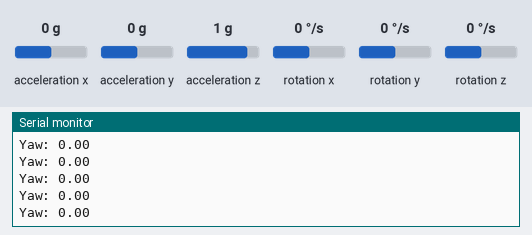
Bench run of a sketch on a simulated Arduino Uno, built with avr-gcc and run on an emulated ATmega328P. Shown: the last lines printed to the serial monitor. Wiring (inferred from the names in the program): MPU-6050 motion sensor at I2C address 0x68. Inputs (shaded band) come from the test bench; at power-on: rotation z 0 °/s, acceleration x 0 g, acceleration y 0 g, acceleration z 1 g, rotation x 0 °/s, rotation y 0 °/s.

Above: at 1.2 s.
1.3 s: rotation z set to -192 °/s
At 1.34 s:
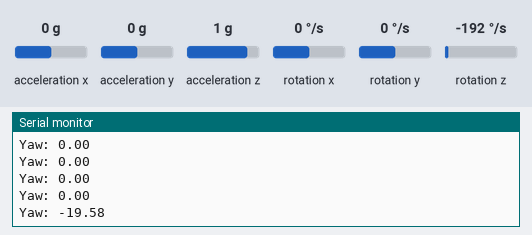
4.3 s: rotation z set to -100 °/s
At 4.3 s:
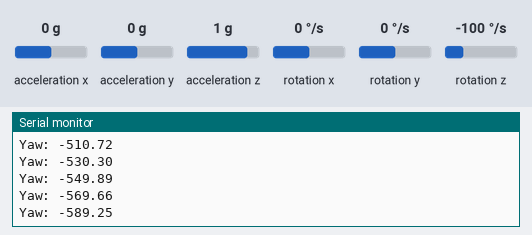
Timing chart, 0 to 7.3 s (numbered marks = the images above; inputs shaded):
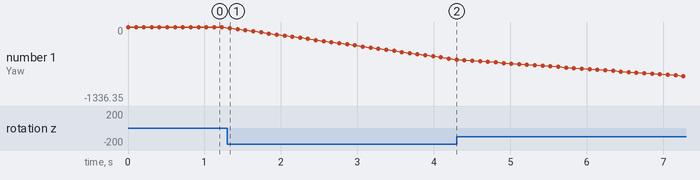

The sketch:

Every_Step_Counts.ino
```cpp
#include <Wire.h>

// MPU6050 I2C address
const int MPU6050_ADDR = 0x68;

// MPU6050 register addresses
const int PWR_MGMT_1 = 0x6B;
const int GYRO_XOUT_H = 0x43;
const int ACCEL_XOUT_H = 0x3B;

// Variables to hold gyro and accelerometer data
int16_t accelX, accelY, accelZ, gyroX, gyroY, gyroZ;
float yaw = 0.0;
unsigned long lastTime;

void setup() {
  Serial.begin(9600);
  Wire.begin();

  // Wake up MPU6050
  Wire.beginTransmission(MPU6050_ADDR);
  Wire.write(PWR_MGMT_1);
  Wire.write(0);
  Wire.endTransmission();

  lastTime = millis();
}

void loop() {
  readMPU6050();

  // Calculate the yaw using gyroscope data
  unsigned long currentTime = millis();
  float dt = (currentTime - lastTime) / 1000.0; // Convert to seconds
  lastTime = currentTime;

  float gyroZRate = gyroZ / 131.0; // Convert raw data to degrees per second
  yaw += gyroZRate * dt; // Integrate angular velocity to get yaw

  Serial.print("Yaw: ");
  Serial.println(yaw);
  delay(100);
}

void readMPU6050() {
  Wire.beginTransmission(MPU6050_ADDR);
  Wire.write(ACCEL_XOUT_H);
  Wire.endTransmission(false);
  Wire.requestFrom(MPU6050_ADDR, 14, true);

  // Read accelerometer data
  accelX = (Wire.read() << 8) | Wire.read();
  accelY = (Wire.read() << 8) | Wire.read();
  accelZ = (Wire.read() << 8) | Wire.read();

  // Read temperature data (ignore for now)
  Wire.read();
  Wire.read();

  // Read gyroscope data
  gyroX = (Wire.read() << 8) | Wire.read();
  gyroY = (Wire.read() << 8) | Wire.read();
  gyroZ = (Wire.read() << 8) | Wire.read();
}
```

Measured:
- after the input at 1.3 s, the serial monitor: prints a new line at once (image 1)
- plotted number 1: 0 → -589.25 after the input at 1.3 s
